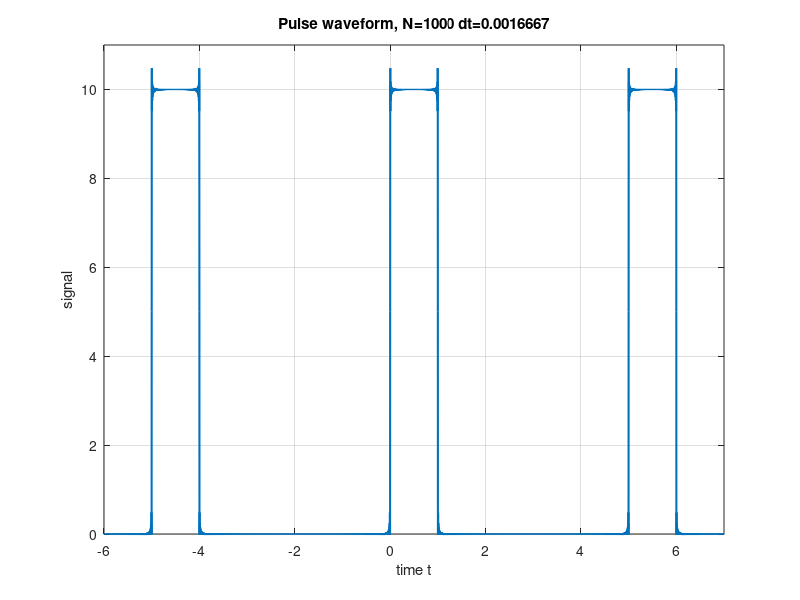

Source code (MATLAB):
clear all; close all; clc;

T = 5; % period
w0 = 2*pi/T;

F = @(s) [10.*(0<=s & s<1) + 0.*(1<=s & s<=5)];

N = 1000; % 2*N+1 is number of terms in the sum
B = N/T; % The highest frequency is B=N/T
dt = 1/(3*B); % the Nyquist rate is 1/(2*B)

a0 = 2; % mean value over the period
An = zeros(N); phase = zeros(N); 

t = -6:dt:7; 

sum = a0*ones(size(t));
for n=1:N
   an = (4/n/w0)*sin(n*w0);     % Fourier coefficients
   bn = (4/n/w0)*(1-cos(n*w0)); % are given analytically
   sum = sum + an*cos(n*w0*t) + bn*sin(n*w0*t);
end

figure,
plot(t,sum,'linewidth',1.5)
axis([-6 7 0 11])
grid
xlabel('time t')
ylabel('signal')
title(['Pulse waveform, N=',num2str(N),' dt=',num2str(dt)])

